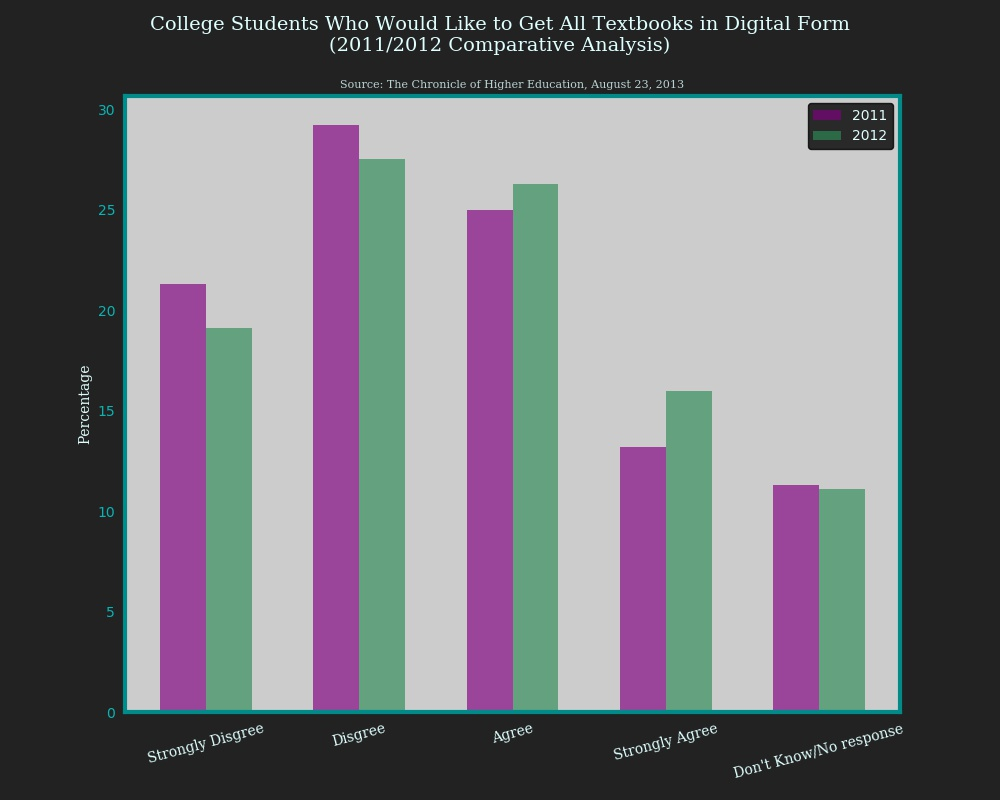

Here is the Python script that generated this plot:
import matplotlib.pyplot as plt
import pandas as pd
import numpy as np
import pathlib


#NOTE Plot Info Configuration
font     = 'Serif'
title    = ('College Students Who Would Like to Get All Textbooks '
            'in Digital Form\n(2011/2012 Comparative Analysis)')
source   = 'Source: The Chronicle of Higher Education, August 23, 2013'
ylabel   = 'Percentage'
filename = pathlib.Path(__file__).with_suffix('.jpg')


#NOTE Data Configuration
data_2011   = [21.3, 29.2, 25.0, 13.2, 11.3]
data_2012   = [19.1, 27.5, 26.3, 16.0, 11.1]
categories = ['Strongly Disgree', 'Disgree', 'Agree', 'Strongly Agree', 
        'Don\'t Know/No response']
positions  = np.arange(len(categories))


# NOTE Color Configuration
background = '#222222'
spines     = 'darkcyan'
special    = spines # Bottom and left spines
# --- text colors
bold       = 'lightcyan'
t_txt      = bold
src_txt    = 'lightcyan'
trim       = 'cyan'
labels     = bold
# --- bar colors
mbars      = 'purple'
wbars      = 'seagreen'
edges      = 'cyan'
medges     = 'purple'
wedges     = 'seagreen'
width      = 0
# --- grid colors
grid       = 'black'
alpha      = 0


#NOTE Geometry Configuration
x_rotation = 15
x_size     = 10
y_size     = 8
y_ticks    = False
x_ticks    = False


################################################################## Make the plot
plt.gcf().set_size_inches(x_size, y_size)
plt.bar(positions, data_2011, width=-0.3, align='edge', color=mbars, 
        edgecolor=medges, linewidth=width, alpha=0.66)
plt.bar(positions, data_2012, width=0.3, align='edge', color=wbars,
        edgecolor=wedges, linewidth=width, alpha=0.66)
plt.xticks(positions, categories, fontsize=10, fontname=font, 
        rotation=x_rotation, color=bold)
plt.ylabel(ylabel, fontsize=10, fontname=font, 
        color=labels, alpha=1)
plt.yticks(color=trim, alpha=0.66)
plt.suptitle(title, fontsize=14, fontname=font, color=t_txt)
plt.title(source, fontsize=8, fontname=font, color=src_txt, alpha=0.8)
#plt.figtext(.5, 0.01, source, wrap=True, ha='center', fontname=font, fontsize=8,
#        color=src_txt)
plt.grid(color=grid, alpha=alpha)
legend = plt.legend(['2011', '2012'])
legend.get_frame().set_color('black')
for text in legend.get_texts():
    text.set_color('lightcyan')

 
ax = plt.axes()
ax.patch.set_facecolor('#CCCCCC')
ax.figure.set_facecolor(background)
ax.set_axisbelow(True)
for position in ['top', 'right']:
    ax.spines[position].set_color(spines)
    ax.spines[position].set_linewidth(3)
for position in ['bottom', 'left']:
    ax.spines[position].set_color(special)
    ax.spines[position].set_linewidth(3)
ax.tick_params(top=False, bottom=False, left=y_ticks, right=x_ticks, 
        labelleft=True, labelbottom=True)


plt.savefig(filename, facecolor=ax.figure.get_facecolor())
plt.show()
